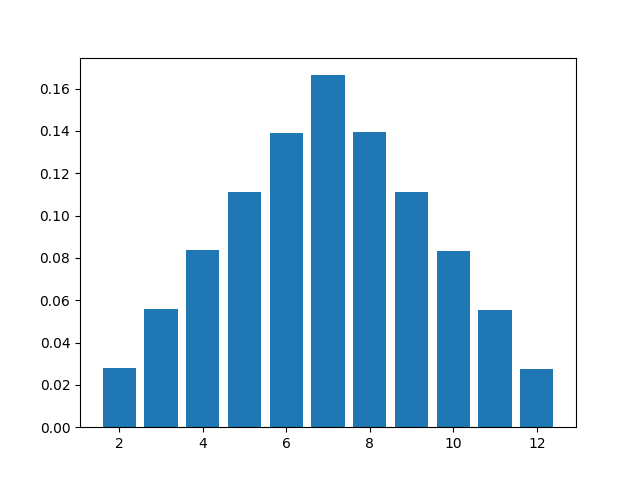

The script that drew this image:
import random
import matplotlib.pyplot as plt

austinLikesCoins = {}

for i in range(2,13):
  austinLikesCoins[i] = 0

trials = int(input("Enter the amount of trials: "))

for i in range(trials):

  dice1 = random.randint(1,6)
  dice2 = random.randint(1,6)

  sum = dice1 + dice2

  austinLikesCoins[sum] += 1

print (austinLikesCoins)

sum = 0
for i in range(2,13):
  sum += austinLikesCoins[i]
for i in range(2,13):
  austinLikesCoins[i] = austinLikesCoins[i] / sum

plt.bar(range(2,13), list(austinLikesCoins.values()))
plt.show()
